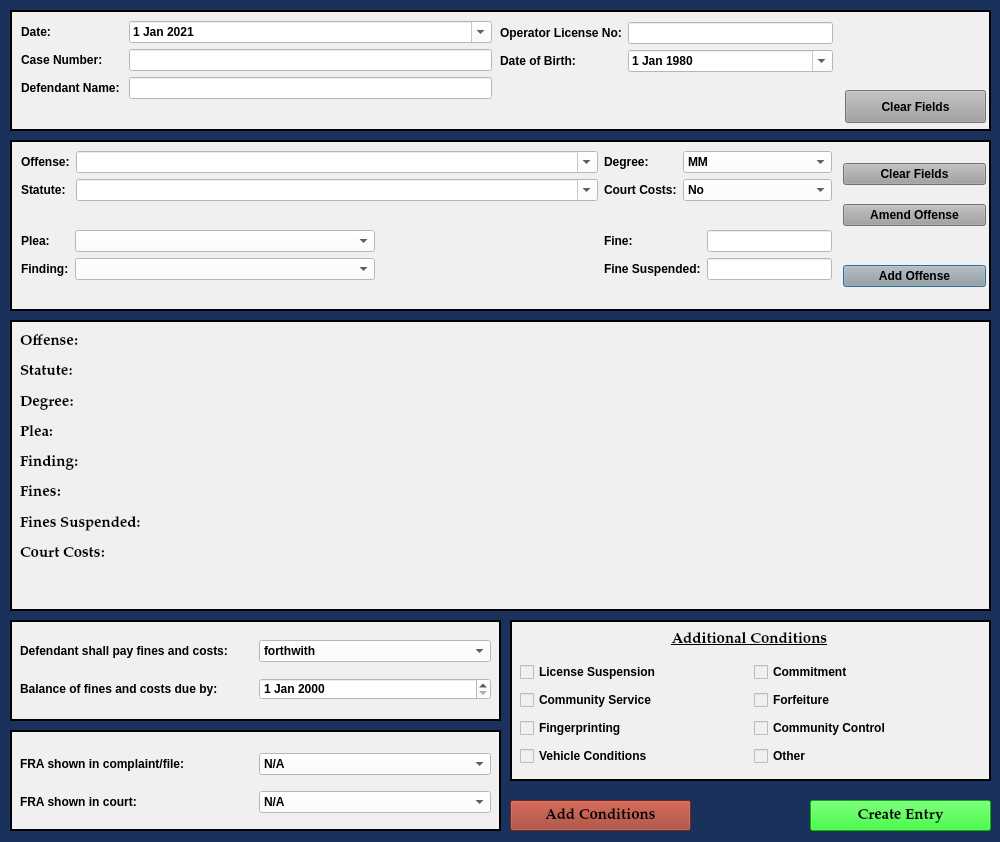
<?xml version="1.0" encoding="UTF-8"?>
<ui version="4.0">
 <class>TrafficCaseInformationDialog</class>
 <widget class="QDialog" name="TrafficCaseInformationDialog">
  <property name="windowModality">
   <enum>Qt::NonModal</enum>
  </property>
  <property name="geometry">
   <rect>
    <x>0</x>
    <y>0</y>
    <width>1000</width>
    <height>842</height>
   </rect>
  </property>
  <property name="sizePolicy">
   <sizepolicy hsizetype="Fixed" vsizetype="Preferred">
    <horstretch>0</horstretch>
    <verstretch>0</verstretch>
   </sizepolicy>
  </property>
  <property name="minimumSize">
   <size>
    <width>1000</width>
    <height>800</height>
   </size>
  </property>
  <property name="maximumSize">
   <size>
    <width>2500</width>
    <height>3500</height>
   </size>
  </property>
  <property name="palette">
   <palette>
    <active>
     <colorrole role="Button">
      <brush brushstyle="SolidPattern">
       <color alpha="255">
        <red>25</red>
        <green>49</green>
        <blue>91</blue>
       </color>
      </brush>
     </colorrole>
     <colorrole role="Base">
      <brush brushstyle="SolidPattern">
       <color alpha="255">
        <red>25</red>
        <green>49</green>
        <blue>91</blue>
       </color>
      </brush>
     </colorrole>
     <colorrole role="Window">
      <brush brushstyle="SolidPattern">
       <color alpha="255">
        <red>25</red>
        <green>49</green>
        <blue>91</blue>
       </color>
      </brush>
     </colorrole>
    </active>
    <inactive>
     <colorrole role="Button">
      <brush brushstyle="SolidPattern">
       <color alpha="255">
        <red>25</red>
        <green>49</green>
        <blue>91</blue>
       </color>
      </brush>
     </colorrole>
     <colorrole role="Base">
      <brush brushstyle="SolidPattern">
       <color alpha="255">
        <red>25</red>
        <green>49</green>
        <blue>91</blue>
       </color>
      </brush>
     </colorrole>
     <colorrole role="Window">
      <brush brushstyle="SolidPattern">
       <color alpha="255">
        <red>25</red>
        <green>49</green>
        <blue>91</blue>
       </color>
      </brush>
     </colorrole>
    </inactive>
    <disabled>
     <colorrole role="Button">
      <brush brushstyle="SolidPattern">
       <color alpha="255">
        <red>25</red>
        <green>49</green>
        <blue>91</blue>
       </color>
      </brush>
     </colorrole>
     <colorrole role="Base">
      <brush brushstyle="SolidPattern">
       <color alpha="255">
        <red>25</red>
        <green>49</green>
        <blue>91</blue>
       </color>
      </brush>
     </colorrole>
     <colorrole role="Window">
      <brush brushstyle="SolidPattern">
       <color alpha="255">
        <red>25</red>
        <green>49</green>
        <blue>91</blue>
       </color>
      </brush>
     </colorrole>
    </disabled>
   </palette>
  </property>
  <property name="font">
   <font>
    <family>Palatino Linotype</family>
    <pointsize>11</pointsize>
    <weight>75</weight>
    <italic>false</italic>
    <bold>true</bold>
   </font>
  </property>
  <property name="windowTitle">
   <string>Case Information</string>
  </property>
  <property name="toolTip">
   <string/>
  </property>
  <property name="styleSheet">
   <string notr="true">background-color: rgb(25, 49, 91);
font: 75 11pt &quot;Palatino Linotype&quot;;
font-weight: bold;</string>
  </property>
  <property name="modal">
   <bool>true</bool>
  </property>
  <widget class="QFrame" name="frame">
   <property name="geometry">
    <rect>
     <x>10</x>
     <y>140</y>
     <width>981</width>
     <height>171</height>
    </rect>
   </property>
   <property name="sizePolicy">
    <sizepolicy hsizetype="Fixed" vsizetype="Maximum">
     <horstretch>0</horstretch>
     <verstretch>0</verstretch>
    </sizepolicy>
   </property>
   <property name="autoFillBackground">
    <bool>false</bool>
   </property>
   <property name="styleSheet">
    <string notr="true">background-color: rgb(240, 240, 240);

</string>
   </property>
   <property name="frameShape">
    <enum>QFrame::Box</enum>
   </property>
   <property name="frameShadow">
    <enum>QFrame::Plain</enum>
   </property>
   <property name="lineWidth">
    <number>2</number>
   </property>
   <widget class="QWidget" name="layoutWidget">
    <property name="geometry">
     <rect>
      <x>833</x>
      <y>10</y>
      <width>143</width>
      <height>152</height>
     </rect>
    </property>
    <layout class="QGridLayout" name="gridLayout">
     <item row="4" column="0">
      <widget class="QPushButton" name="addOffenseButton">
       <property name="styleSheet">
        <string notr="true">background-color: rgb(160, 160, 160);</string>
       </property>
       <property name="text">
        <string>Add Offense</string>
       </property>
      </widget>
     </item>
     <item row="1" column="0">
      <widget class="QPushButton" name="amendOffenseButton">
       <property name="focusPolicy">
        <enum>Qt::NoFocus</enum>
       </property>
       <property name="styleSheet">
        <string notr="true">background-color: rgb(160, 160, 160);</string>
       </property>
       <property name="text">
        <string>Amend Offense</string>
       </property>
      </widget>
     </item>
     <item row="0" column="0">
      <widget class="QPushButton" name="pushButton_4">
       <property name="focusPolicy">
        <enum>Qt::NoFocus</enum>
       </property>
       <property name="styleSheet">
        <string notr="true">background-color: rgb(160, 160, 160);</string>
       </property>
       <property name="text">
        <string>Clear Fields</string>
       </property>
      </widget>
     </item>
     <item row="2" column="0">
      <spacer name="horizontalSpacer">
       <property name="orientation">
        <enum>Qt::Horizontal</enum>
       </property>
       <property name="sizeHint" stdset="0">
        <size>
         <width>40</width>
         <height>20</height>
        </size>
       </property>
      </spacer>
     </item>
    </layout>
   </widget>
   <widget class="QWidget" name="layoutWidget">
    <property name="geometry">
     <rect>
      <x>11</x>
      <y>11</y>
      <width>811</width>
      <height>151</height>
     </rect>
    </property>
    <layout class="QGridLayout" name="gridLayout_3" columnstretch="1,0">
     <item row="0" column="0">
      <layout class="QFormLayout" name="formLayout_2">
       <item row="0" column="0">
        <widget class="QLabel" name="label_15">
         <property name="text">
          <string>Offense:</string>
         </property>
        </widget>
       </item>
       <item row="0" column="1">
        <widget class="QComboBox" name="offense_choice_box">
         <property name="styleSheet">
          <string notr="true">background-color: rgb(255, 255, 255);</string>
         </property>
         <property name="editable">
          <bool>true</bool>
         </property>
        </widget>
       </item>
       <item row="1" column="0">
        <widget class="QLabel" name="label_6">
         <property name="text">
          <string>Statute:</string>
         </property>
        </widget>
       </item>
       <item row="1" column="1">
        <widget class="QComboBox" name="statute_choice_box">
         <property name="enabled">
          <bool>true</bool>
         </property>
         <property name="focusPolicy">
          <enum>Qt::WheelFocus</enum>
         </property>
         <property name="styleSheet">
          <string notr="true">background-color: rgb(255, 255, 255);</string>
         </property>
         <property name="editable">
          <bool>true</bool>
         </property>
        </widget>
       </item>
      </layout>
     </item>
     <item row="0" column="1">
      <layout class="QFormLayout" name="formLayout">
       <item row="0" column="0">
        <widget class="QLabel" name="label_23">
         <property name="text">
          <string>Degree:</string>
         </property>
        </widget>
       </item>
       <item row="0" column="1">
        <widget class="QComboBox" name="degree_choice_box">
         <property name="enabled">
          <bool>true</bool>
         </property>
         <property name="focusPolicy">
          <enum>Qt::NoFocus</enum>
         </property>
         <property name="styleSheet">
          <string notr="true">background-color: rgb(255, 255, 255);</string>
         </property>
         <item>
          <property name="text">
           <string>MM</string>
          </property>
         </item>
         <item>
          <property name="text">
           <string>M1</string>
          </property>
         </item>
         <item>
          <property name="text">
           <string>M2</string>
          </property>
         </item>
         <item>
          <property name="text">
           <string>M3</string>
          </property>
         </item>
         <item>
          <property name="text">
           <string>M4</string>
          </property>
         </item>
         <item>
          <property name="text">
           <string>UCM</string>
          </property>
         </item>
        </widget>
       </item>
       <item row="1" column="0">
        <widget class="QLabel" name="label_8">
         <property name="text">
          <string>Court Costs:</string>
         </property>
        </widget>
       </item>
       <item row="1" column="1">
        <widget class="QComboBox" name="court_costs_box">
         <property name="maximumSize">
          <size>
           <width>16770</width>
           <height>16777215</height>
          </size>
         </property>
         <property name="styleSheet">
          <string notr="true">background-color: rgb(255, 255, 255);</string>
         </property>
         <property name="editable">
          <bool>false</bool>
         </property>
         <item>
          <property name="text">
           <string>No</string>
          </property>
         </item>
         <item>
          <property name="text">
           <string>Yes</string>
          </property>
         </item>
        </widget>
       </item>
      </layout>
     </item>
     <item row="1" column="0">
      <layout class="QFormLayout" name="formLayout_6">
       <item row="0" column="0">
        <widget class="QLabel" name="label_13">
         <property name="text">
          <string>Plea:</string>
         </property>
        </widget>
       </item>
       <item row="0" column="1">
        <widget class="QComboBox" name="plea_choice_box">
         <property name="sizePolicy">
          <sizepolicy hsizetype="Fixed" vsizetype="Fixed">
           <horstretch>0</horstretch>
           <verstretch>0</verstretch>
          </sizepolicy>
         </property>
         <property name="minimumSize">
          <size>
           <width>300</width>
           <height>0</height>
          </size>
         </property>
         <property name="styleSheet">
          <string notr="true">background-color: rgb(255, 255, 255);</string>
         </property>
         <property name="editable">
          <bool>false</bool>
         </property>
         <item>
          <property name="text">
           <string/>
          </property>
         </item>
         <item>
          <property name="text">
           <string>Guilty</string>
          </property>
         </item>
         <item>
          <property name="text">
           <string>No Contest</string>
          </property>
         </item>
         <item>
          <property name="text">
           <string>Not Guilty</string>
          </property>
         </item>
         <item>
          <property name="text">
           <string>Dismissed</string>
          </property>
         </item>
        </widget>
       </item>
       <item row="1" column="0">
        <widget class="QLabel" name="label_12">
         <property name="text">
          <string>Finding:</string>
         </property>
        </widget>
       </item>
       <item row="1" column="1">
        <widget class="QComboBox" name="finding_choice_box">
         <property name="sizePolicy">
          <sizepolicy hsizetype="Fixed" vsizetype="Fixed">
           <horstretch>0</horstretch>
           <verstretch>0</verstretch>
          </sizepolicy>
         </property>
         <property name="minimumSize">
          <size>
           <width>300</width>
           <height>0</height>
          </size>
         </property>
         <property name="styleSheet">
          <string notr="true">background-color: rgb(255, 255, 255);</string>
         </property>
         <property name="editable">
          <bool>false</bool>
         </property>
         <item>
          <property name="text">
           <string/>
          </property>
         </item>
         <item>
          <property name="text">
           <string>Guilty</string>
          </property>
         </item>
         <item>
          <property name="text">
           <string>Not Guilty</string>
          </property>
         </item>
         <item>
          <property name="text">
           <string>Dismissed</string>
          </property>
         </item>
         <item>
          <property name="text">
           <string>Guilty - Allied Offense</string>
          </property>
         </item>
         <item>
          <property name="text">
           <string>Not Guilty - Allied Offense</string>
          </property>
         </item>
        </widget>
       </item>
      </layout>
     </item>
     <item row="1" column="1">
      <layout class="QFormLayout" name="formLayout_5">
       <item row="0" column="0">
        <widget class="QLabel" name="label_11">
         <property name="text">
          <string>Fine:</string>
         </property>
        </widget>
       </item>
       <item row="0" column="1">
        <widget class="QLineEdit" name="fines_amount">
         <property name="sizePolicy">
          <sizepolicy hsizetype="Fixed" vsizetype="Fixed">
           <horstretch>0</horstretch>
           <verstretch>0</verstretch>
          </sizepolicy>
         </property>
         <property name="styleSheet">
          <string notr="true">background-color: rgb(255, 255, 255);</string>
         </property>
        </widget>
       </item>
       <item row="1" column="0">
        <widget class="QLabel" name="label_7">
         <property name="text">
          <string>Fine Suspended:</string>
         </property>
        </widget>
       </item>
       <item row="1" column="1">
        <widget class="QLineEdit" name="fines_suspended">
         <property name="sizePolicy">
          <sizepolicy hsizetype="Fixed" vsizetype="Fixed">
           <horstretch>0</horstretch>
           <verstretch>0</verstretch>
          </sizepolicy>
         </property>
         <property name="styleSheet">
          <string notr="true">background-color: rgb(255, 255, 255);</string>
         </property>
        </widget>
       </item>
      </layout>
     </item>
    </layout>
   </widget>
  </widget>
  <widget class="QFrame" name="frame_2">
   <property name="geometry">
    <rect>
     <x>10</x>
     <y>320</y>
     <width>981</width>
     <height>291</height>
    </rect>
   </property>
   <property name="font">
    <font>
     <family>Palatino Linotype</family>
     <pointsize>11</pointsize>
     <weight>75</weight>
     <italic>false</italic>
     <bold>true</bold>
    </font>
   </property>
   <property name="styleSheet">
    <string notr="true">background-color: rgb(240, 240, 240);</string>
   </property>
   <property name="frameShape">
    <enum>QFrame::Box</enum>
   </property>
   <property name="frameShadow">
    <enum>QFrame::Plain</enum>
   </property>
   <property name="lineWidth">
    <number>2</number>
   </property>
   <widget class="QWidget" name="layoutWidget_2">
    <property name="geometry">
     <rect>
      <x>10</x>
      <y>10</y>
      <width>961</width>
      <height>266</height>
     </rect>
    </property>
    <layout class="QGridLayout" name="charges_gridLayout">
     <item row="2" column="0">
      <widget class="QLabel" name="label_20">
       <property name="font">
        <font>
         <family>Palatino Linotype</family>
         <pointsize>11</pointsize>
         <weight>75</weight>
         <italic>false</italic>
         <bold>true</bold>
        </font>
       </property>
       <property name="text">
        <string>Degree:</string>
       </property>
      </widget>
     </item>
     <item row="3" column="0">
      <widget class="QLabel" name="plea_label_1">
       <property name="font">
        <font>
         <family>Palatino Linotype</family>
         <pointsize>11</pointsize>
         <weight>75</weight>
         <italic>false</italic>
         <bold>true</bold>
        </font>
       </property>
       <property name="text">
        <string>Plea:</string>
       </property>
      </widget>
     </item>
     <item row="0" column="0">
      <widget class="QLabel" name="offense_label_1">
       <property name="font">
        <font>
         <family>Palatino Linotype</family>
         <pointsize>11</pointsize>
         <weight>75</weight>
         <italic>false</italic>
         <bold>true</bold>
        </font>
       </property>
       <property name="text">
        <string>Offense:</string>
       </property>
       <property name="wordWrap">
        <bool>true</bool>
       </property>
      </widget>
     </item>
     <item row="7" column="0">
      <widget class="QLabel" name="label_16">
       <property name="font">
        <font>
         <family>Palatino Linotype</family>
         <pointsize>11</pointsize>
         <weight>75</weight>
         <italic>false</italic>
         <bold>true</bold>
        </font>
       </property>
       <property name="text">
        <string>Court Costs:</string>
       </property>
      </widget>
     </item>
     <item row="4" column="0">
      <widget class="QLabel" name="label_14">
       <property name="font">
        <font>
         <family>Palatino Linotype</family>
         <pointsize>11</pointsize>
         <weight>75</weight>
         <italic>false</italic>
         <bold>true</bold>
        </font>
       </property>
       <property name="text">
        <string>Finding:</string>
       </property>
      </widget>
     </item>
     <item row="5" column="0">
      <widget class="QLabel" name="label_17">
       <property name="font">
        <font>
         <family>Palatino Linotype</family>
         <pointsize>11</pointsize>
         <weight>75</weight>
         <italic>false</italic>
         <bold>true</bold>
        </font>
       </property>
       <property name="text">
        <string>Fines:</string>
       </property>
      </widget>
     </item>
     <item row="6" column="0">
      <widget class="QLabel" name="label_10">
       <property name="font">
        <font>
         <family>Palatino Linotype</family>
         <pointsize>11</pointsize>
         <weight>75</weight>
         <italic>false</italic>
         <bold>true</bold>
        </font>
       </property>
       <property name="text">
        <string>Fines Suspended:</string>
       </property>
      </widget>
     </item>
     <item row="1" column="0">
      <widget class="QLabel" name="label_19">
       <property name="font">
        <font>
         <family>Palatino Linotype</family>
         <pointsize>11</pointsize>
         <weight>75</weight>
         <italic>false</italic>
         <bold>true</bold>
        </font>
       </property>
       <property name="text">
        <string>Statute:</string>
       </property>
      </widget>
     </item>
     <item row="8" column="0">
      <widget class="QLabel" name="label_25">
       <property name="text">
        <string/>
       </property>
      </widget>
     </item>
    </layout>
   </widget>
  </widget>
  <widget class="QFrame" name="frame_3">
   <property name="geometry">
    <rect>
     <x>10</x>
     <y>10</y>
     <width>981</width>
     <height>121</height>
    </rect>
   </property>
   <property name="sizePolicy">
    <sizepolicy hsizetype="Fixed" vsizetype="Fixed">
     <horstretch>0</horstretch>
     <verstretch>0</verstretch>
    </sizepolicy>
   </property>
   <property name="styleSheet">
    <string notr="true">background-color: rgb(240, 240, 240);
border-color: rgb(160, 48, 35);</string>
   </property>
   <property name="frameShape">
    <enum>QFrame::Box</enum>
   </property>
   <property name="frameShadow">
    <enum>QFrame::Plain</enum>
   </property>
   <property name="lineWidth">
    <number>2</number>
   </property>
   <widget class="QPushButton" name="pushButton_2">
    <property name="geometry">
     <rect>
      <x>835</x>
      <y>80</y>
      <width>141</width>
      <height>33</height>
     </rect>
    </property>
    <property name="focusPolicy">
     <enum>Qt::NoFocus</enum>
    </property>
    <property name="styleSheet">
     <string notr="true">background-color: rgb(160, 160, 160);</string>
    </property>
    <property name="text">
     <string>Clear Fields</string>
    </property>
   </widget>
   <widget class="QWidget" name="layoutWidget">
    <property name="geometry">
     <rect>
      <x>11</x>
      <y>11</y>
      <width>471</width>
      <height>102</height>
     </rect>
    </property>
    <layout class="QFormLayout" name="formLayout_3">
     <item row="0" column="0">
      <widget class="QLabel" name="label_3">
       <property name="text">
        <string>Date:</string>
       </property>
      </widget>
     </item>
     <item row="0" column="1">
      <widget class="QDateEdit" name="plea_trial_date">
       <property name="focusPolicy">
        <enum>Qt::NoFocus</enum>
       </property>
       <property name="styleSheet">
        <string notr="true">background-color: rgb(255, 255, 255);</string>
       </property>
       <property name="minimumDate">
        <date>
         <year>2021</year>
         <month>1</month>
         <day>1</day>
        </date>
       </property>
       <property name="calendarPopup">
        <bool>true</bool>
       </property>
       <property name="date">
        <date>
         <year>2021</year>
         <month>1</month>
         <day>1</day>
        </date>
       </property>
      </widget>
     </item>
     <item row="1" column="0">
      <widget class="QLabel" name="label">
       <property name="text">
        <string>Case Number:</string>
       </property>
      </widget>
     </item>
     <item row="1" column="1">
      <widget class="QLineEdit" name="case_number">
       <property name="maximumSize">
        <size>
         <width>500</width>
         <height>16777215</height>
        </size>
       </property>
       <property name="styleSheet">
        <string notr="true">background-color: rgb(255, 255, 255);</string>
       </property>
      </widget>
     </item>
     <item row="2" column="0">
      <widget class="QLabel" name="label_2">
       <property name="text">
        <string>Defendant Name: </string>
       </property>
      </widget>
     </item>
     <item row="2" column="1">
      <widget class="QLineEdit" name="defendant_name">
       <property name="maximumSize">
        <size>
         <width>500</width>
         <height>16777215</height>
        </size>
       </property>
       <property name="styleSheet">
        <string notr="true">background-color: rgb(255, 255, 255);</string>
       </property>
      </widget>
     </item>
    </layout>
   </widget>
   <widget class="QWidget" name="layoutWidget">
    <property name="geometry">
     <rect>
      <x>490</x>
      <y>12</y>
      <width>333</width>
      <height>66</height>
     </rect>
    </property>
    <layout class="QFormLayout" name="formLayout_4">
     <item row="0" column="0">
      <widget class="QLabel" name="label_4">
       <property name="toolTip">
        <string/>
       </property>
       <property name="text">
        <string>Operator License No:</string>
       </property>
      </widget>
     </item>
     <item row="0" column="1">
      <widget class="QLineEdit" name="operator_license_number">
       <property name="maximumSize">
        <size>
         <width>500</width>
         <height>16777215</height>
        </size>
       </property>
       <property name="styleSheet">
        <string notr="true">background-color: rgb(255, 255, 255);</string>
       </property>
      </widget>
     </item>
     <item row="1" column="0">
      <widget class="QLabel" name="label_5">
       <property name="toolTip">
        <string/>
       </property>
       <property name="text">
        <string>Date of Birth:</string>
       </property>
      </widget>
     </item>
     <item row="1" column="1">
      <widget class="QDateEdit" name="dateEdit">
       <property name="styleSheet">
        <string notr="true">background-color: rgb(255, 255, 255);</string>
       </property>
       <property name="dateTime">
        <datetime>
         <hour>0</hour>
         <minute>0</minute>
         <second>0</second>
         <year>1980</year>
         <month>1</month>
         <day>1</day>
        </datetime>
       </property>
       <property name="calendarPopup">
        <bool>true</bool>
       </property>
      </widget>
     </item>
    </layout>
   </widget>
  </widget>
  <widget class="QFrame" name="frame_4">
   <property name="geometry">
    <rect>
     <x>10</x>
     <y>620</y>
     <width>491</width>
     <height>101</height>
    </rect>
   </property>
   <property name="styleSheet">
    <string notr="true">background-color: rgb(240, 240, 240);</string>
   </property>
   <property name="frameShape">
    <enum>QFrame::Box</enum>
   </property>
   <property name="frameShadow">
    <enum>QFrame::Plain</enum>
   </property>
   <property name="lineWidth">
    <number>2</number>
   </property>
   <widget class="QWidget" name="layoutWidget_3">
    <property name="geometry">
     <rect>
      <x>10</x>
      <y>10</y>
      <width>471</width>
      <height>81</height>
     </rect>
    </property>
    <layout class="QGridLayout" name="gridLayout_2">
     <item row="0" column="1">
      <widget class="QComboBox" name="ability_to_pay_box">
       <property name="styleSheet">
        <string notr="true">background-color: rgb(255, 255, 255);</string>
       </property>
       <item>
        <property name="text">
         <string>forthwith</string>
        </property>
       </item>
       <item>
        <property name="text">
         <string>within 30 days</string>
        </property>
       </item>
       <item>
        <property name="text">
         <string>within 60 days</string>
        </property>
       </item>
       <item>
        <property name="text">
         <string>within 90 days</string>
        </property>
       </item>
      </widget>
     </item>
     <item row="0" column="0">
      <widget class="QLabel" name="label_9">
       <property name="text">
        <string>Defendant shall pay fines and costs:</string>
       </property>
      </widget>
     </item>
     <item row="1" column="0">
      <widget class="QLabel" name="label_18">
       <property name="text">
        <string>Balance of fines and costs due by:</string>
       </property>
      </widget>
     </item>
     <item row="1" column="1">
      <widget class="QDateEdit" name="balance_due_date">
       <property name="styleSheet">
        <string notr="true">background-color: rgb(255, 255, 255);</string>
       </property>
      </widget>
     </item>
    </layout>
   </widget>
  </widget>
  <widget class="QPushButton" name="createEntryButton">
   <property name="geometry">
    <rect>
     <x>810</x>
     <y>800</y>
     <width>181</width>
     <height>31</height>
    </rect>
   </property>
   <property name="styleSheet">
    <string notr="true">background-color: rgb(0, 255, 0);</string>
   </property>
   <property name="text">
    <string>Create Entry</string>
   </property>
   <property name="autoDefault">
    <bool>false</bool>
   </property>
  </widget>
  <widget class="QFrame" name="frame_5">
   <property name="geometry">
    <rect>
     <x>10</x>
     <y>730</y>
     <width>491</width>
     <height>101</height>
    </rect>
   </property>
   <property name="styleSheet">
    <string notr="true">background-color: rgb(240, 240, 240);</string>
   </property>
   <property name="frameShape">
    <enum>QFrame::Box</enum>
   </property>
   <property name="frameShadow">
    <enum>QFrame::Plain</enum>
   </property>
   <property name="lineWidth">
    <number>2</number>
   </property>
   <widget class="QWidget" name="layoutWidget_4">
    <property name="geometry">
     <rect>
      <x>10</x>
      <y>13</y>
      <width>471</width>
      <height>81</height>
     </rect>
    </property>
    <layout class="QGridLayout" name="gridLayout_4">
     <item row="0" column="1">
      <widget class="QComboBox" name="fra_in_file_box">
       <property name="styleSheet">
        <string notr="true">background-color: rgb(255, 255, 255);</string>
       </property>
       <item>
        <property name="text">
         <string>N/A</string>
        </property>
       </item>
       <item>
        <property name="text">
         <string>Yes</string>
        </property>
       </item>
       <item>
        <property name="text">
         <string>No</string>
        </property>
       </item>
      </widget>
     </item>
     <item row="0" column="0">
      <widget class="QLabel" name="label_21">
       <property name="text">
        <string>FRA shown in complaint/file:</string>
       </property>
      </widget>
     </item>
     <item row="1" column="0">
      <widget class="QLabel" name="label_22">
       <property name="text">
        <string>FRA shown in court:</string>
       </property>
      </widget>
     </item>
     <item row="1" column="1">
      <widget class="QComboBox" name="fra_in_court_box">
       <property name="styleSheet">
        <string notr="true">background-color: rgb(255, 255, 255);</string>
       </property>
       <item>
        <property name="text">
         <string>N/A</string>
        </property>
       </item>
       <item>
        <property name="text">
         <string>Yes</string>
        </property>
       </item>
       <item>
        <property name="text">
         <string>No</string>
        </property>
       </item>
      </widget>
     </item>
    </layout>
   </widget>
  </widget>
  <widget class="QFrame" name="frame_6">
   <property name="geometry">
    <rect>
     <x>510</x>
     <y>620</y>
     <width>481</width>
     <height>161</height>
    </rect>
   </property>
   <property name="styleSheet">
    <string notr="true">background-color: rgb(240, 240, 240);</string>
   </property>
   <property name="frameShape">
    <enum>QFrame::Box</enum>
   </property>
   <property name="frameShadow">
    <enum>QFrame::Plain</enum>
   </property>
   <property name="lineWidth">
    <number>2</number>
   </property>
   <widget class="QLabel" name="label_24">
    <property name="geometry">
     <rect>
      <x>14</x>
      <y>10</y>
      <width>451</width>
      <height>20</height>
     </rect>
    </property>
    <property name="font">
     <font>
      <family>Palatino Linotype</family>
      <pointsize>11</pointsize>
      <weight>75</weight>
      <italic>false</italic>
      <bold>true</bold>
      <underline>true</underline>
     </font>
    </property>
    <property name="text">
     <string>Additional Conditions</string>
    </property>
    <property name="alignment">
     <set>Qt::AlignCenter</set>
    </property>
   </widget>
   <widget class="QWidget" name="layoutWidget">
    <property name="geometry">
     <rect>
      <x>10</x>
      <y>40</y>
      <width>461</width>
      <height>111</height>
     </rect>
    </property>
    <layout class="QGridLayout" name="gridLayout_5">
     <item row="0" column="0">
      <widget class="QCheckBox" name="checkBox">
       <property name="text">
        <string>License Suspension</string>
       </property>
      </widget>
     </item>
     <item row="0" column="1">
      <widget class="QCheckBox" name="checkBox_4">
       <property name="text">
        <string>Commitment</string>
       </property>
      </widget>
     </item>
     <item row="1" column="0">
      <widget class="QCheckBox" name="checkBox_2">
       <property name="text">
        <string>Community Service</string>
       </property>
      </widget>
     </item>
     <item row="1" column="1">
      <widget class="QCheckBox" name="checkBox_5">
       <property name="text">
        <string>Forfeiture</string>
       </property>
      </widget>
     </item>
     <item row="2" column="0">
      <widget class="QCheckBox" name="checkBox_3">
       <property name="text">
        <string>Fingerprinting</string>
       </property>
      </widget>
     </item>
     <item row="2" column="1">
      <widget class="QCheckBox" name="checkBox_6">
       <property name="text">
        <string>Community Control</string>
       </property>
      </widget>
     </item>
     <item row="3" column="0">
      <widget class="QCheckBox" name="checkBox_7">
       <property name="text">
        <string>Vehicle Conditions</string>
       </property>
      </widget>
     </item>
     <item row="3" column="1">
      <widget class="QCheckBox" name="checkBox_8">
       <property name="text">
        <string>Other</string>
       </property>
      </widget>
     </item>
    </layout>
   </widget>
  </widget>
  <widget class="QPushButton" name="createEntryButton_2">
   <property name="geometry">
    <rect>
     <x>510</x>
     <y>800</y>
     <width>181</width>
     <height>31</height>
    </rect>
   </property>
   <property name="styleSheet">
    <string notr="true">background-color: rgb(157, 53, 36);</string>
   </property>
   <property name="text">
    <string>Add Conditions</string>
   </property>
   <property name="autoDefault">
    <bool>false</bool>
   </property>
  </widget>
 </widget>
 <tabstops>
  <tabstop>case_number</tabstop>
  <tabstop>defendant_name</tabstop>
  <tabstop>operator_license_number</tabstop>
  <tabstop>dateEdit</tabstop>
  <tabstop>offense_choice_box</tabstop>
  <tabstop>statute_choice_box</tabstop>
  <tabstop>plea_choice_box</tabstop>
  <tabstop>finding_choice_box</tabstop>
  <tabstop>court_costs_box</tabstop>
  <tabstop>fines_amount</tabstop>
  <tabstop>fines_suspended</tabstop>
  <tabstop>addOffenseButton</tabstop>
  <tabstop>ability_to_pay_box</tabstop>
  <tabstop>balance_due_date</tabstop>
  <tabstop>fra_in_file_box</tabstop>
  <tabstop>fra_in_court_box</tabstop>
  <tabstop>checkBox</tabstop>
  <tabstop>checkBox_2</tabstop>
  <tabstop>checkBox_3</tabstop>
  <tabstop>checkBox_7</tabstop>
  <tabstop>checkBox_4</tabstop>
  <tabstop>checkBox_5</tabstop>
  <tabstop>checkBox_6</tabstop>
  <tabstop>checkBox_8</tabstop>
  <tabstop>createEntryButton_2</tabstop>
  <tabstop>createEntryButton</tabstop>
 </tabstops>
 <resources/>
 <connections>
  <connection>
   <sender>pushButton_2</sender>
   <signal>clicked()</signal>
   <receiver>defendant_name</receiver>
   <slot>clear()</slot>
   <hints>
    <hint type="sourcelabel">
     <x>962</x>
     <y>94</y>
    </hint>
    <hint type="destinationlabel">
     <x>490</x>
     <y>112</y>
    </hint>
   </hints>
  </connection>
  <connection>
   <sender>pushButton_2</sender>
   <signal>clicked()</signal>
   <receiver>operator_license_number</receiver>
   <slot>clear()</slot>
   <hints>
    <hint type="sourcelabel">
     <x>962</x>
     <y>94</y>
    </hint>
    <hint type="destinationlabel">
     <x>831</x>
     <y>50</y>
    </hint>
   </hints>
  </connection>
  <connection>
   <sender>pushButton_2</sender>
   <signal>clicked()</signal>
   <receiver>case_number</receiver>
   <slot>clear()</slot>
   <hints>
    <hint type="sourcelabel">
     <x>962</x>
     <y>94</y>
    </hint>
    <hint type="destinationlabel">
     <x>490</x>
     <y>79</y>
    </hint>
   </hints>
  </connection>
  <connection>
   <sender>addOffenseButton</sender>
   <signal>pressed()</signal>
   <receiver>TrafficCaseInformationDialog</receiver>
   <slot>add_offense()</slot>
   <hints>
    <hint type="sourcelabel">
     <x>962</x>
     <y>300</y>
    </hint>
    <hint type="destinationlabel">
     <x>980</x>
     <y>237</y>
    </hint>
   </hints>
  </connection>
  <connection>
   <sender>createEntryButton</sender>
   <signal>released()</signal>
   <receiver>TrafficCaseInformationDialog</receiver>
   <slot>close_window()</slot>
   <hints>
    <hint type="sourcelabel">
     <x>928</x>
     <y>760</y>
    </hint>
    <hint type="destinationlabel">
     <x>927</x>
     <y>699</y>
    </hint>
   </hints>
  </connection>
  <connection>
   <sender>createEntryButton</sender>
   <signal>clicked()</signal>
   <receiver>TrafficCaseInformationDialog</receiver>
   <slot>create_entry()</slot>
   <hints>
    <hint type="sourcelabel">
     <x>857</x>
     <y>760</y>
    </hint>
    <hint type="destinationlabel">
     <x>763</x>
     <y>699</y>
    </hint>
   </hints>
  </connection>
  <connection>
   <sender>createEntryButton</sender>
   <signal>pressed()</signal>
   <receiver>TrafficCaseInformationDialog</receiver>
   <slot>update_case_information()</slot>
   <hints>
    <hint type="sourcelabel">
     <x>897</x>
     <y>760</y>
    </hint>
    <hint type="destinationlabel">
     <x>742</x>
     <y>699</y>
    </hint>
   </hints>
  </connection>
  <connection>
   <sender>ability_to_pay_box</sender>
   <signal>currentTextChanged(QString)</signal>
   <receiver>TrafficCaseInformationDialog</receiver>
   <slot>set_pay_date()</slot>
   <hints>
    <hint type="sourcelabel">
     <x>489</x>
     <y>636</y>
    </hint>
    <hint type="destinationlabel">
     <x>377</x>
     <y>699</y>
    </hint>
   </hints>
  </connection>
  <connection>
   <sender>addOffenseButton</sender>
   <signal>clicked()</signal>
   <receiver>finding_choice_box</receiver>
   <slot>clearEditText()</slot>
   <hints>
    <hint type="sourcelabel">
     <x>962</x>
     <y>300</y>
    </hint>
    <hint type="destinationlabel">
     <x>400</x>
     <y>274</y>
    </hint>
   </hints>
  </connection>
  <connection>
   <sender>addOffenseButton</sender>
   <signal>clicked()</signal>
   <receiver>fines_suspended</receiver>
   <slot>clear()</slot>
   <hints>
    <hint type="sourcelabel">
     <x>962</x>
     <y>300</y>
    </hint>
    <hint type="destinationlabel">
     <x>828</x>
     <y>268</y>
    </hint>
   </hints>
  </connection>
  <connection>
   <sender>addOffenseButton</sender>
   <signal>clicked()</signal>
   <receiver>fines_amount</receiver>
   <slot>clear()</slot>
   <hints>
    <hint type="sourcelabel">
     <x>962</x>
     <y>300</y>
    </hint>
    <hint type="destinationlabel">
     <x>828</x>
     <y>235</y>
    </hint>
   </hints>
  </connection>
  <connection>
   <sender>pushButton_4</sender>
   <signal>clicked()</signal>
   <receiver>fines_amount</receiver>
   <slot>clear()</slot>
   <hints>
    <hint type="sourcelabel">
     <x>961</x>
     <y>183</y>
    </hint>
    <hint type="destinationlabel">
     <x>828</x>
     <y>235</y>
    </hint>
   </hints>
  </connection>
  <connection>
   <sender>offense_choice_box</sender>
   <signal>currentTextChanged(QString)</signal>
   <receiver>TrafficCaseInformationDialog</receiver>
   <slot>set_statute()</slot>
   <hints>
    <hint type="sourcelabel">
     <x>486</x>
     <y>156</y>
    </hint>
    <hint type="destinationlabel">
     <x>591</x>
     <y>226</y>
    </hint>
   </hints>
  </connection>
  <connection>
   <sender>pushButton_4</sender>
   <signal>clicked()</signal>
   <receiver>finding_choice_box</receiver>
   <slot>clearEditText()</slot>
   <hints>
    <hint type="sourcelabel">
     <x>961</x>
     <y>183</y>
    </hint>
    <hint type="destinationlabel">
     <x>400</x>
     <y>274</y>
    </hint>
   </hints>
  </connection>
  <connection>
   <sender>pushButton_4</sender>
   <signal>clicked()</signal>
   <receiver>plea_choice_box</receiver>
   <slot>clearEditText()</slot>
   <hints>
    <hint type="sourcelabel">
     <x>961</x>
     <y>183</y>
    </hint>
    <hint type="destinationlabel">
     <x>400</x>
     <y>240</y>
    </hint>
   </hints>
  </connection>
  <connection>
   <sender>addOffenseButton</sender>
   <signal>clicked()</signal>
   <receiver>offense_choice_box</receiver>
   <slot>clearEditText()</slot>
   <hints>
    <hint type="sourcelabel">
     <x>962</x>
     <y>300</y>
    </hint>
    <hint type="destinationlabel">
     <x>486</x>
     <y>160</y>
    </hint>
   </hints>
  </connection>
  <connection>
   <sender>pushButton_4</sender>
   <signal>clicked()</signal>
   <receiver>offense_choice_box</receiver>
   <slot>clearEditText()</slot>
   <hints>
    <hint type="sourcelabel">
     <x>961</x>
     <y>183</y>
    </hint>
    <hint type="destinationlabel">
     <x>446</x>
     <y>159</y>
    </hint>
   </hints>
  </connection>
  <connection>
   <sender>addOffenseButton</sender>
   <signal>clicked()</signal>
   <receiver>plea_choice_box</receiver>
   <slot>clearEditText()</slot>
   <hints>
    <hint type="sourcelabel">
     <x>962</x>
     <y>300</y>
    </hint>
    <hint type="destinationlabel">
     <x>400</x>
     <y>240</y>
    </hint>
   </hints>
  </connection>
  <connection>
   <sender>pushButton_4</sender>
   <signal>clicked()</signal>
   <receiver>fines_suspended</receiver>
   <slot>clear()</slot>
   <hints>
    <hint type="sourcelabel">
     <x>961</x>
     <y>183</y>
    </hint>
    <hint type="destinationlabel">
     <x>828</x>
     <y>268</y>
    </hint>
   </hints>
  </connection>
  <connection>
   <sender>amendOffenseButton</sender>
   <signal>clicked()</signal>
   <receiver>TrafficCaseInformationDialog</receiver>
   <slot>amend_offense()</slot>
   <hints>
    <hint type="sourcelabel">
     <x>885</x>
     <y>195</y>
    </hint>
    <hint type="destinationlabel">
     <x>710</x>
     <y>749</y>
    </hint>
   </hints>
  </connection>
  <connection>
   <sender>addOffenseButton</sender>
   <signal>clicked()</signal>
   <receiver>statute_choice_box</receiver>
   <slot>clearEditText()</slot>
   <hints>
    <hint type="sourcelabel">
     <x>962</x>
     <y>300</y>
    </hint>
    <hint type="destinationlabel">
     <x>486</x>
     <y>204</y>
    </hint>
   </hints>
  </connection>
  <connection>
   <sender>pushButton_4</sender>
   <signal>clicked()</signal>
   <receiver>statute_choice_box</receiver>
   <slot>clearEditText()</slot>
   <hints>
    <hint type="sourcelabel">
     <x>961</x>
     <y>183</y>
    </hint>
    <hint type="destinationlabel">
     <x>486</x>
     <y>204</y>
    </hint>
   </hints>
  </connection>
  <connection>
   <sender>statute_choice_box</sender>
   <signal>currentTextChanged(QString)</signal>
   <receiver>TrafficCaseInformationDialog</receiver>
   <slot>set_offense()</slot>
   <hints>
    <hint type="sourcelabel">
     <x>359</x>
     <y>197</y>
    </hint>
    <hint type="destinationlabel">
     <x>736</x>
     <y>748</y>
    </hint>
   </hints>
  </connection>
  <connection>
   <sender>pushButton_4</sender>
   <signal>clicked()</signal>
   <receiver>plea_choice_box</receiver>
   <slot>clearEditText()</slot>
   <hints>
    <hint type="sourcelabel">
     <x>937</x>
     <y>165</y>
    </hint>
    <hint type="destinationlabel">
     <x>214</x>
     <y>232</y>
    </hint>
   </hints>
  </connection>
 </connections>
 <slots>
  <slot>create_entry()</slot>
  <slot>continue_dialog()</slot>
  <slot>close_window()</slot>
  <slot>set_dialog()</slot>
  <slot>update_case_information()</slot>
  <slot>ovi_dialog()</slot>
  <slot>sentencing_dialog()</slot>
  <slot>proceed_to_sentencing()</slot>
  <slot>proceed_to_ovi()</slot>
  <slot>add_offense()</slot>
  <slot>set_statute()</slot>
  <slot>set_pay_date()</slot>
  <slot>amend_offense()</slot>
  <slot>set_offense()</slot>
  <slot>add_offense_to_view()</slot>
  <slot>delete_offense()</slot>
  <slot>delete_offense_from_view()</slot>
 </slots>
</ui>
